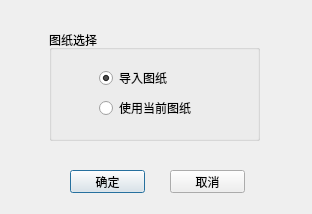
<?xml version="1.0" encoding="UTF-8"?>
<ui version="4.0">
 <class>DlgYJZH</class>
 <widget class="QDialog" name="DlgYJZH">
  <property name="geometry">
   <rect>
    <x>0</x>
    <y>0</y>
    <width>312</width>
    <height>214</height>
   </rect>
  </property>
  <property name="windowTitle">
   <string>一键转化</string>
  </property>
  <widget class="QPushButton" name="btnOk">
   <property name="geometry">
    <rect>
     <x>70</x>
     <y>170</y>
     <width>75</width>
     <height>23</height>
    </rect>
   </property>
   <property name="text">
    <string>确定</string>
   </property>
  </widget>
  <widget class="QPushButton" name="btnCancel">
   <property name="geometry">
    <rect>
     <x>170</x>
     <y>170</y>
     <width>75</width>
     <height>23</height>
    </rect>
   </property>
   <property name="text">
    <string>取消</string>
   </property>
  </widget>
  <widget class="QGroupBox" name="groupBox">
   <property name="geometry">
    <rect>
     <x>49</x>
     <y>30</y>
     <width>211</width>
     <height>111</height>
    </rect>
   </property>
   <property name="title">
    <string>图纸选择</string>
   </property>
   <widget class="QRadioButton" name="rdBtnImp">
    <property name="geometry">
     <rect>
      <x>50</x>
      <y>40</y>
      <width>89</width>
      <height>16</height>
     </rect>
    </property>
    <property name="text">
     <string>导入图纸</string>
    </property>
    <property name="checked">
     <bool>true</bool>
    </property>
   </widget>
   <widget class="QRadioButton" name="rdBtnCur">
    <property name="geometry">
     <rect>
      <x>50</x>
      <y>70</y>
      <width>101</width>
      <height>16</height>
     </rect>
    </property>
    <property name="text">
     <string>使用当前图纸</string>
    </property>
   </widget>
  </widget>
 </widget>
 <resources/>
 <connections>
  <connection>
   <sender>btnOk</sender>
   <signal>clicked()</signal>
   <receiver>DlgYJZH</receiver>
   <slot>accept()</slot>
   <hints>
    <hint type="sourcelabel">
     <x>107</x>
     <y>181</y>
    </hint>
    <hint type="destinationlabel">
     <x>155</x>
     <y>106</y>
    </hint>
   </hints>
  </connection>
  <connection>
   <sender>btnCancel</sender>
   <signal>clicked()</signal>
   <receiver>DlgYJZH</receiver>
   <slot>close()</slot>
   <hints>
    <hint type="sourcelabel">
     <x>207</x>
     <y>181</y>
    </hint>
    <hint type="destinationlabel">
     <x>155</x>
     <y>106</y>
    </hint>
   </hints>
  </connection>
 </connections>
</ui>
